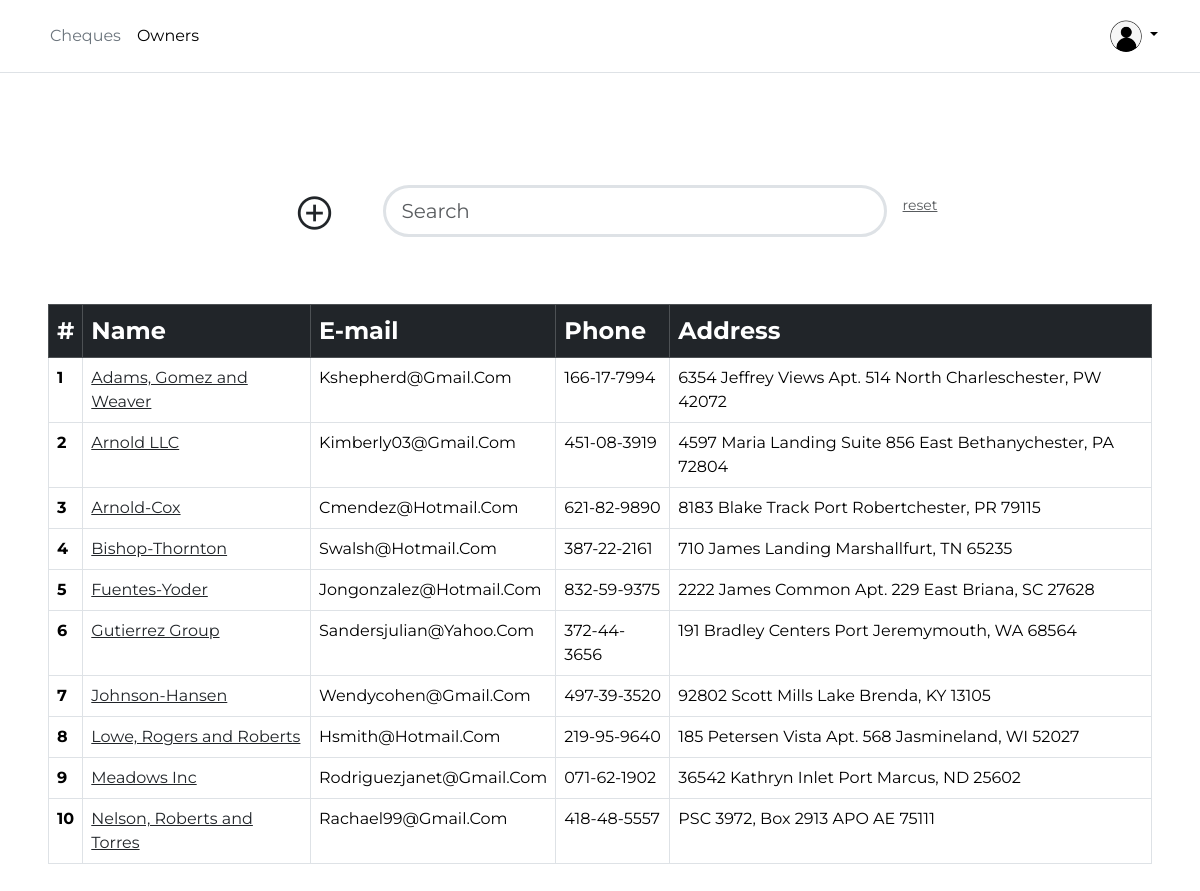
The page /owners/ (signed in) on the database its author committed.
### users/models.py (models this page shows, shortened)
class User(AbstractUser):
    is_viewer = models.BooleanField(default=False)
    is_creator = models.BooleanField(default=True)
    is_supervisor = models.BooleanField(default=False)

class Profile(models.Model):
    GENDER_LIST = [
        ("F", "Female"),
        ("M", "Male"),
    ]
    user = models.OneToOneField(User, on_delete=models.CASCADE, related_name="profile")
    uid = models.UUIDField(default=uuid.uuid4, editable=False, unique=True)
    image = models.ImageField(
        blank=True,
        null=True,
        upload_to="profile_photos",
        default="default-avatarpng.png",
    )
    first_name = models.CharField(max_length=255)
    last_name = models.CharField(max_length=255, blank=True)
    gender = models.CharField(max_length=1, choices=GENDER_LIST)
    phone = models.CharField(max_length=25, null=True, default="+1")
    phone1 = models.CharField(max_length=25, blank=True)
    bio = models.TextField(blank=True)

### cheques/models.py (models this page shows, shortened)
class Owner(models.Model):
    name = models.CharField(max_length=255)
    email = models.EmailField(blank=True)
    phone = models.CharField(max_length=255, blank=True)
    address = models.CharField(max_length=255, blank=True)
    address1 = models.CharField(max_length=255, blank=True)
    created_at = models.DateTimeField(auto_now_add=True)
    updated_at = models.DateTimeField(auto_now=True)
    class Meta:
        ordering = ["name"]

### cheques/views.py (the view)
# urls.py: path("owners/", OwnerListView.as_view(), name="owner-list"),
class OwnerListView(LoginRequiredMixin, ListView):
    model = Owner
    def get_queryset(self):
        query = self.request.GET.get("owners")
        if query:
            return Owner.objects.filter(
                Q(owner__name__icontains=query)
                | Q(name__icontains=query)
                | Q(email__icontains=query)
                | Q(phone__icontains=query)
                | Q(address__icontains=query)
                | Q(address1__icontains=query)
            ).distinct()
        else:
            return Owner.objects.all()

### templates/cheques/owner_list.html (shortened to what this page needs)
{% extends 'base.html' %}
{% load humanize %}
{% load subtract %}
{% block content %}
<div class="p-5">
    <div class="d-flex justify-content-center p-5">
        <div class="mx-5 pt-2">
            <a title="add cheque"
                class="text-decoration-none text-dark"
                href="{% url 'owner-create' %}">
                <span class="material-symbols-outlined fs-1">
                </span>
            </a>
        </div>
        <div class="col-lg-6">
            <form action=""
                method="get">
                <input type="search"
                    class="form-control form-control-lg border border-3 rounded-pill"
                    autofocus="autofocus"
                    placeholder="Search"
                    name="owners"
                    id="cheque_id_id">
            </form>
        </div>
        <div class="mx-3 pt-2">
            <a class="small text-muted"
                href="{% url 'owner-list' %}">reset</a>
        </div>
    </div>
    <table class="mt-3 table table-hover table-bordered">
        <thead>
            <tr class="table-dark fs-4">
                <th scope="col">#</th>
                <th scope="col">Name</th>
                <th scope="col">E-mail</th>
                <th scope="col">Phone</th>
                <th scope="col">Address</th>
            </tr>
        </thead>
        <tbody>
            {% for ob in object_list %}
            <tr>
                <th scope="row">{{forloop.counter}}</th>
                <td><a class="text-dark"
                        href="{% url 'owner-detail' ob.pk %}">{{ob.name}}</a>
                </td>
                <td>{{ob.email|title}}</td>
                <td>{{ob.phone}}</td>
                <td>{{ob.address}} {{obb.address1}}</td>
            </tr>
            {% endfor %}
        </tbody>
    </table>
</div>
{% endblock content %}

### templates/nav-bar.html (shortened to what this page needs)
<header class="p-3 mb-3 border-bottom">
  <div class="container">
    <div
      class="d-flex flex-wrap align-items-center justify-content-center justify-content-lg-start">
      <ul
        class="nav col-12 col-lg-auto me-lg-auto mb-2 justify-content-center mb-md-0">
        <li><a href="{% url 'cheque-list' %}"
            class="nav-link px-2 link-secondary">Cheques</a></li>
        <li><a href="{% url 'owner-list' %}"
            class="nav-link px-2 link-body-emphasis">Owners</a></li>
      </ul>
      <div class="dropdown text-end">
        <a href="#"
          class="d-block link-body-emphasis text-decoration-none dropdown-toggle"
          data-bs-toggle="dropdown"
          aria-expanded="false">
          <img src="{{ request.user.profile.image.url }}"
            alt="mdo"
            width="32"
            height="32"
            class="rounded-circle">
        </a>
      </div>
    </div>
  </div>
</header>

### templates/base.html (style rules this page uses)
html, body { font-family: 'Montserrat', sans-serif; }

### rows shown on the page
User: user.profile.image (placeholder picture)
Owner: name "Adams, Gomez and Weaver", email "Kshepherd@Gmail.Com", phone "166-17-7994", address "6354 Jeffrey Views Apt. 514 North Charleschester, PW 42072"
Owner: name "Arnold LLC", email "Kimberly03@Gmail.Com", phone "451-08-3919", address "4597 Maria Landing Suite 856 East Bethanychester, PA 72804"
Owner: name "Arnold-Cox", email "Cmendez@Hotmail.Com", phone "621-82-9890", address "8183 Blake Track Port Robertchester, PR 79115"
Owner: name "Bishop-Thornton", email "Swalsh@Hotmail.Com", phone "387-22-2161", address "710 James Landing Marshallfurt, TN 65235"
Owner: name "Fuentes-Yoder", email "Jongonzalez@Hotmail.Com", phone "832-59-9375", address "2222 James Common Apt. 229 East Briana, SC 27628"
Owner: name "Gutierrez Group", email "Sandersjulian@Yahoo.Com", phone "372-44-3656", address "191 Bradley Centers Port Jeremymouth, WA 68564"
Owner: name "Johnson-Hansen", email "Wendycohen@Gmail.Com", phone "497-39-3520", address "92802 Scott Mills Lake Brenda, KY 13105"
Owner: name "Lowe, Rogers and Roberts", email "Hsmith@Hotmail.Com", phone "219-95-9640", address "185 Petersen Vista Apt. 568 Jasmineland, WI 52027"
Owner: name "Meadows Inc", email "Rodriguezjanet@Gmail.Com", phone "071-62-1902", address "36542 Kathryn Inlet Port Marcus, ND 25602"
Owner: name "Nelson, Roberts and Torres", email "Rachael99@Gmail.Com", phone "418-48-5557", address "PSC 3972, Box 2913 APO AE 75111"
